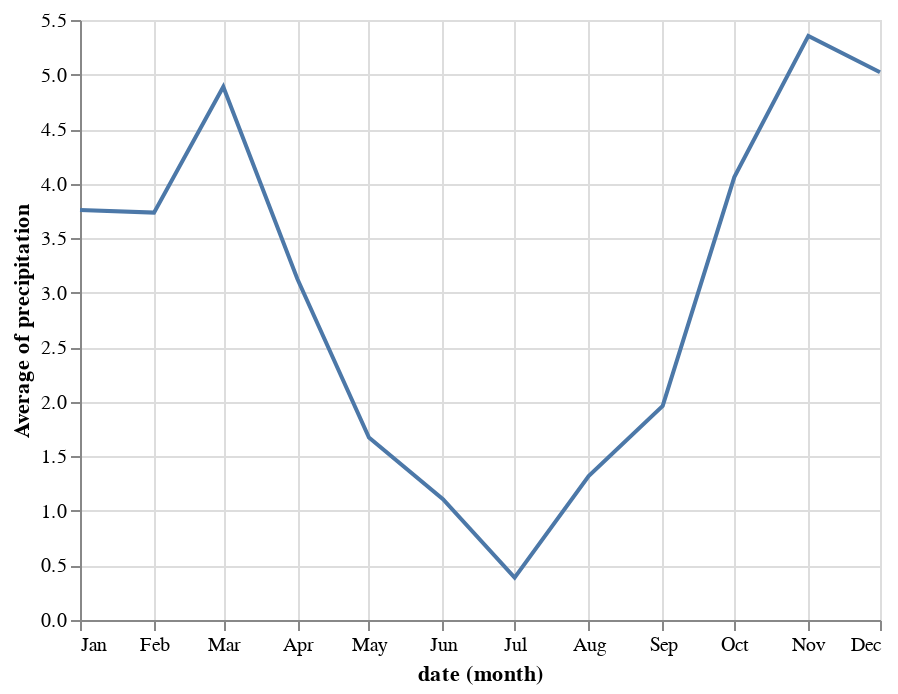

Notebook code for this chart:
### Code cell
alt.Chart(df).mark_line().encode(
    x='month(date):T',
    y='average(precipitation)'
)

### Figure 1 — Vega-Lite specification as saved in the notebook (floating-point values rounded to 4 significant figures; data arrays with more than 128 entries replaced by an {"elided": "..."} marker saying what was removed)
{"config": {"view": {"continuousWidth": 400, "continuousHeight": 300}}, "data": {"name": "data-830c39fec90146253fb06a06c26374ef"}, "mark": "line", "encoding": {"x": {"type": "temporal", "field": "date", "timeUnit": "month"}, "y": {"type": "quantitative", "aggregate": "average", "field": "precipitation"}}, "$schema": "https://vega.github.io/schema/vega-lite/v4.8.1.json", "datasets": {"data-830c39fec90146253fb06a06c26374ef": {"elided": "1461 records"}}}
